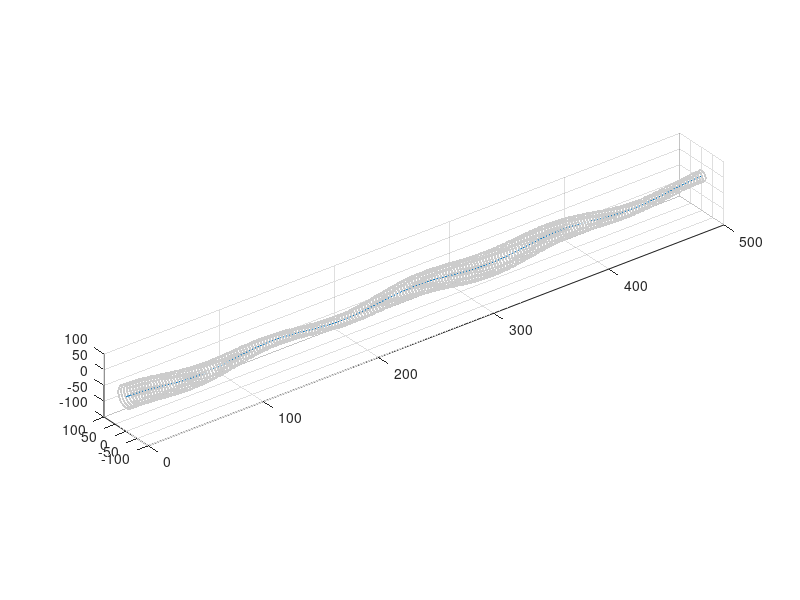

Recreate this plot in MATLAB. (Note: this script raises an error after producing the figure.)
clear all
close all

z_c = linspace(0, 500, 200);
k1 = 0.05;
R1 = 10;
R0 = 10;
k2 = 0.02;
midRadius = 25;

y_c = R1 * cos(k1 * z_c);
x_c = zeros(size(z_c));


R_c = R0 * cos(k2 * z_c) + midRadius;


theta = linspace(0, 2 * pi, 200);
[Theta, ZC] = meshgrid(theta, z_c);

Theta = Theta(:);
ZC = ZC(:);

R = R0 * cos(k2 * ZC) + midRadius;

YC = R1 * cos(k1 * ZC);
XC = zeros(size(ZC));


figure(1)

X = XC + R .* cos(Theta);
Y = YC + R .* sin(Theta);
scatter3(ZC, X, Y, 2, [0.8, 0.8, 0.8],'filled')
pbaspect([10,1, 1])
ylim([-100, 100])
zlim([-100, 100])
hold on
plot3(z_c, x_c, y_c);

X = reshape(X, 200, 200);
Y = reshape(Y, 200, 200);
Z = reshape(ZC, 200, 200);

figure(5)
% Draw vessle
[TRI,v]= surf2patch(X,Y,Z,'triangle'); 
patch('Vertices',v,'Faces',TRI,'facecolor',[1 0 0 ],'facealpha',0.2, 'EdgeColor',       'none');
view(3)
pbaspect([1,1, 10])
ylim([-100, 100])
xlim([-100, 100])
